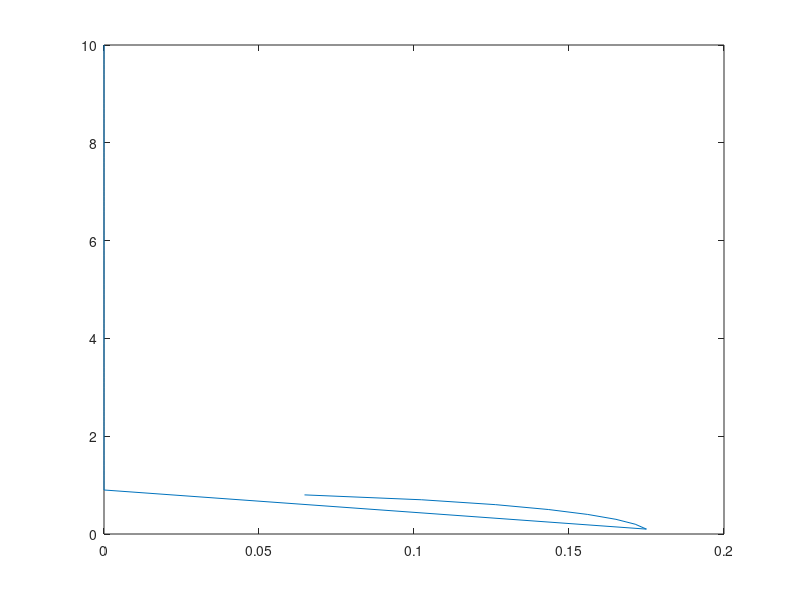

Write the MATLAB code that produced this figure.
clc;
clear;

alpha = 4;
k = 9;
H0 = 20;
g = 9.8;
mu = 2;
ro = 3;
b0 = 4;

sig1 = 0.1:0.1:10;
sig2 = 0;
sigma = sig1 + j*sig2;

sigma4 = sigma.^4
sigma3 = sigma.^3
sigma2 = sigma.^2

A = sigma4 + (g*H0*k^2 - alpha^2 - 2*b0*k^2/(mu*ro)).*sigma2 - (g*H0*b0^2*k^4)/(mu*ro) + (b0*k)^4/(mu*ro)^2;
B = j*2*k^2.*sigma3 + j*(g*H0*k^4-2*alpha^2*k^2).*sigma + j*(2*b0^2*k^4.*sigma)/(mu*ro);
C = -2*k^4.*sigma2 + alpha^2*k^4;

R_m = (-B - sqrt(B.^2 - 4*A.*C))./(2*A);

[Rm, idxs] = sort(R_m);

plot(Rm, real(sigma(idxs)));
